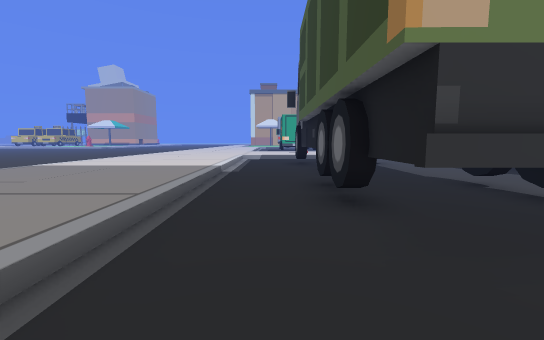
view 1 (above)

24 first-person views from a walk through a scene from a Unity 3-D project. The camera is 0.72 m above the floor, tilts 6° down and sees 90° across. The floor is counted in squares, 1 m on a side. Each view is taken from the middle of a square. On the plan, view 1 faces up. The plan holds only what a view shows up to about 9 squares ahead; the rest is blank. The place goes on beyond the plan. Some surface patterns are stand-ins.

view 2
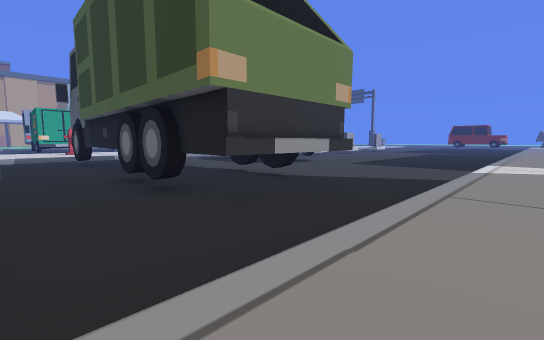

view 3
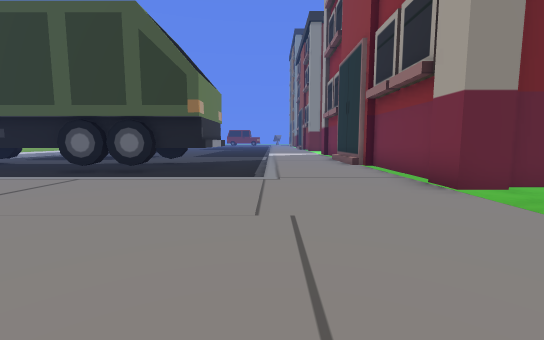

view 4
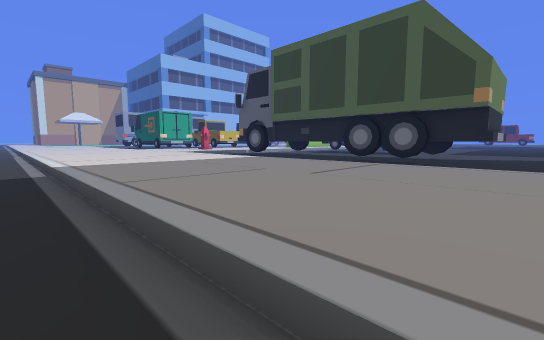

view 5
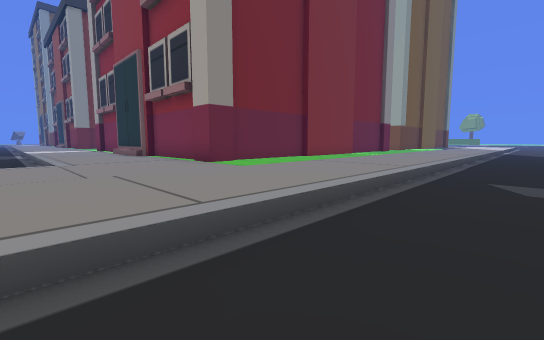

view 6
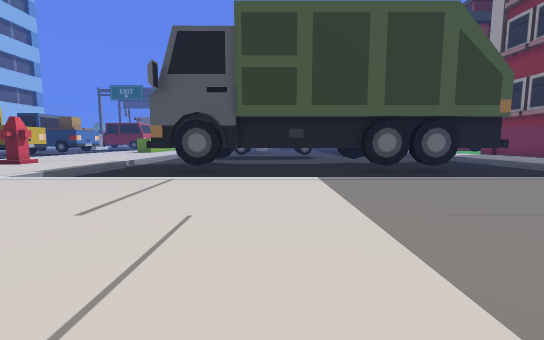

view 7
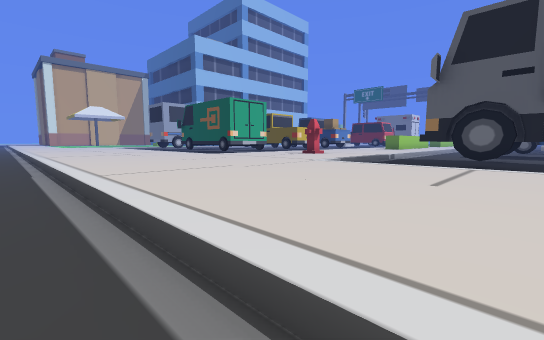

view 8
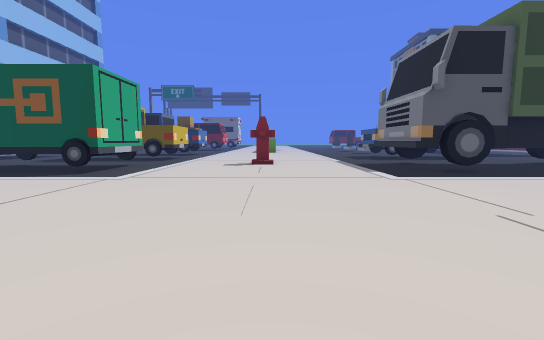

view 9
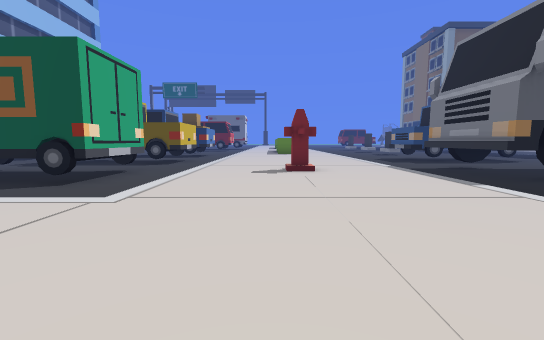

view 10
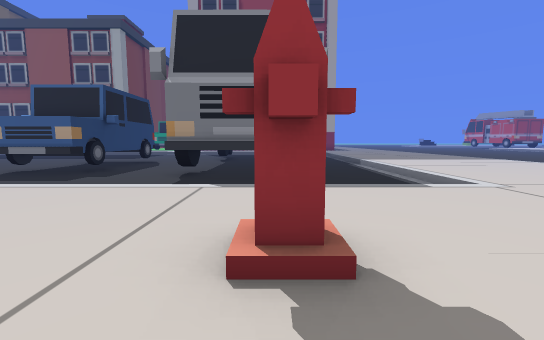

view 11
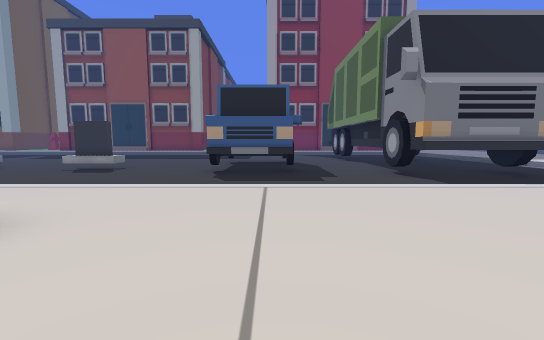

view 12
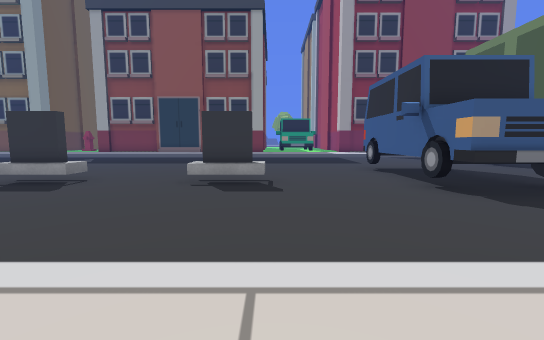

view 13
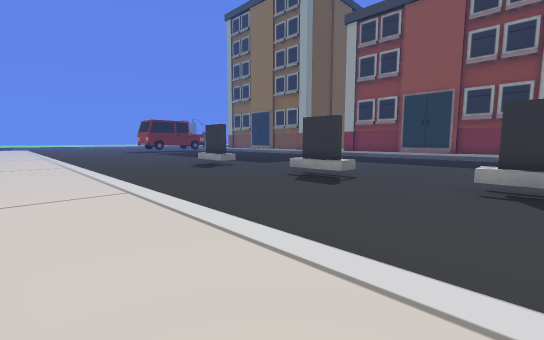

view 14
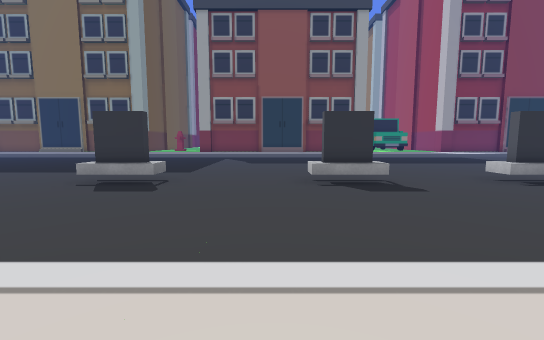

view 15
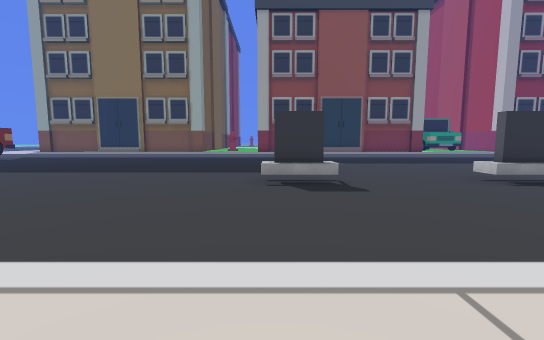

view 16
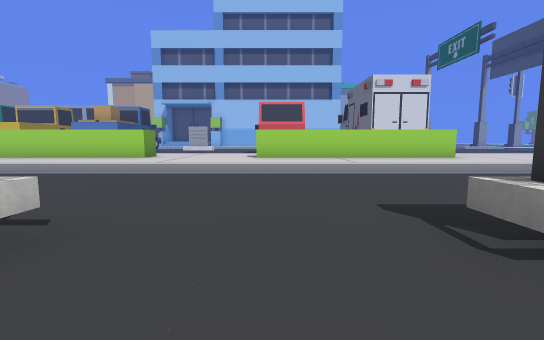

view 17
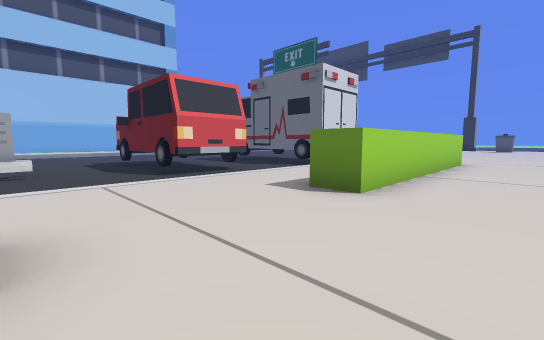

view 18
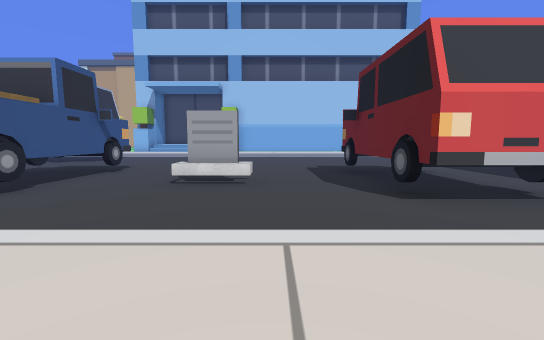

view 19
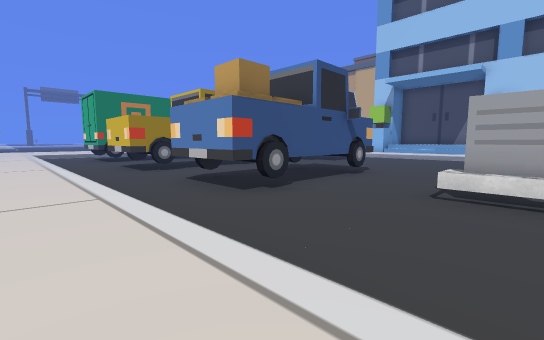

view 20
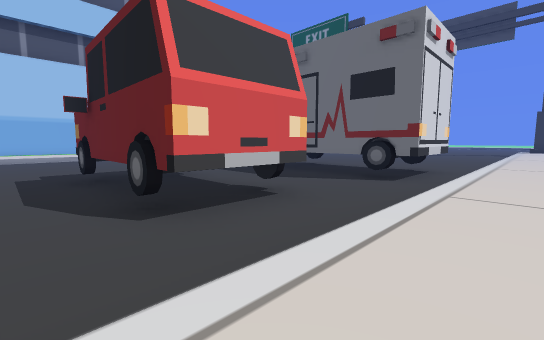

view 21
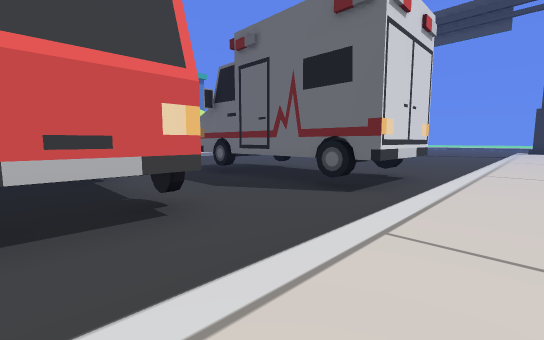

view 22
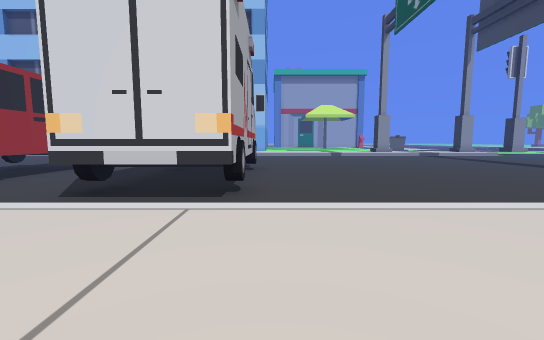

view 23
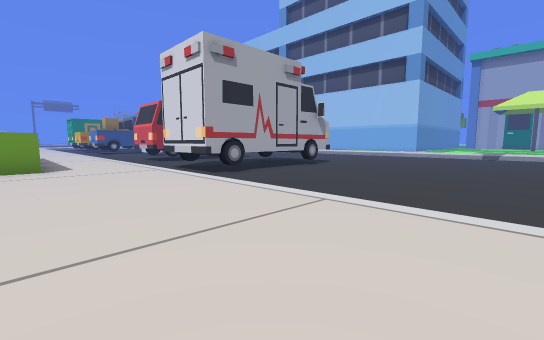

view 24
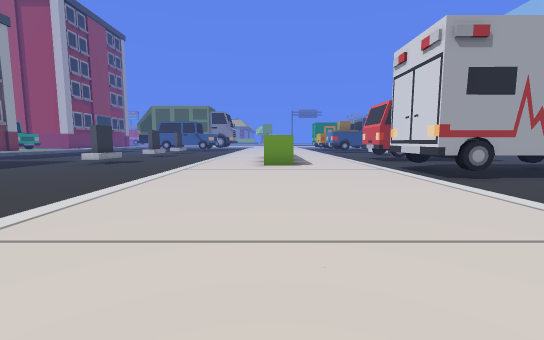

### Floor plan
Key: @ floor where view 1 was taken; # wall or solid block; x gap in a wall; . main floor; : floor 0.2 m higher than the main floor; / step, stairs or slope; ^ raised ledge; v drop or lower ground; T truck; B building; H hydrant; A van; C car; M tombstone; W wheel; O other object.
Columns run from 9 left of view 1 to 36 right of it. Each row starts with its distance up from view 1.
 27                      ##..  ..C   ..##    ....
 26                     O#W.. ...CC  ..W#O........
 25           A           ^......C  C..# #........
 24          .A       ..^ ^..MM..C  C..^ ^........
 23          .AAA.   W..W W......CCCC..^ ^.......
 22  .:    :..AAA.  ##..#^#......CCCC..W#W.......
 21  .:   ::...... ....................###.......
 20  .:: ::://///////////////////////////////////
 19  .:::::::::::::::::::::::::::::::::::::::::::
 18  .:::::::::H:: :::::       :::#     #::::::::
 17  .:::::::::H:: ::::: ######:::#######::::::::
 16  .::::::::::::::::::::::::::::::::::::::::::
 15  .::::::::::::::::::::::::::::::::::::::::::
 14  .::::::..................................
 13  .::::::..TTTT...........................
 12  .::::::..TTTT...CC.....................
 11  .::::::..T  T..CCCC...................
 10  .::::::..TT T...CCC..MMM..MM...MM......
  9  .::::::..T  T...  C.....................
  8  .::::::..T   ...  C......................
  7  .::::::..T  T..  CC............. ........
  6  .::::::..T  T..         ..
  5  .::::::..T  T..
  4  .::::::..TT T...
  3  .::::::..TTTT....
  2  .::::::..TTTT.....
  1 ..::::::............
  0 ..::::::/@///////////
 -1 ..:::::::::::::::::::
 -2 ..::::::::::
 -3 ..:::vx####BB
 -4 ..::: v
 -5 ..:::
 -6 ..:::
 -7 ..:::

Where each view was taken, in squares from view 1:
view 1: 0 up, 0 right, facing up
view 2: 1 down, 1 left, facing up-right
view 3: 0 up, 7 left, facing right
view 4: 1 up, 8 left, facing up-right
view 5: 1 up, 9 left, facing down-right
view 6: 9 up, 7 left, facing right
view 7: 10 up, 8 left, facing up-right
view 8: 17 up, 7 left, facing right
view 9: 18 up, 5 left, facing right
view 10: 19 up, 2 right, facing down
view 11: 19 up, 8 right, facing down
view 12: 16 up, 13 right, facing down
view 13: 16 up, 14 right, facing down-right
view 14: 16 up, 20 right, facing down
view 15: 16 up, 24 right, facing down
view 16: 8 up, 21 right, facing up
view 17: 15 up, 17 right, facing up-right
view 18: 18 up, 18 right, facing up
view 19: 19 up, 17 right, facing up-left
view 20: 19 up, 19 right, facing up-right
view 21: 19 up, 21 right, facing up-right
view 22: 17 up, 29 right, facing up
view 23: 17 up, 35 right, facing up-left
view 24: 17 up, 35 right, facing left
